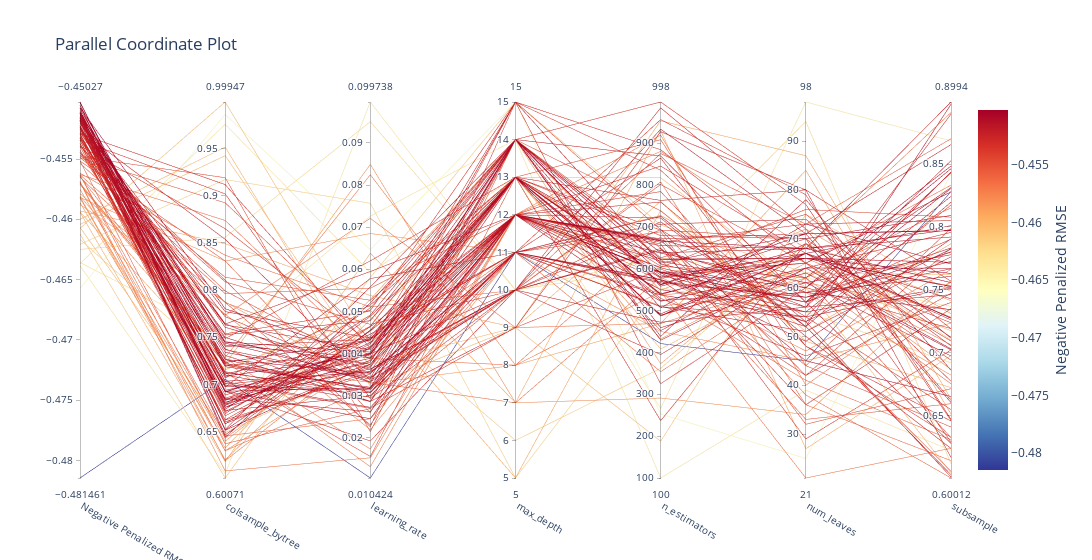

Here is the notebook cell this chart was saved with:
### Code cell
best_lgb = MLPipeline.tune(X_train[selected_features], y_train, 
                          algorithm=lgb.LGBMRegressor, 
                          preprocessor=PreProcessor(),
                          param_ranges=lgb_param_ranges,  
                          verbose=-1,
                          cv=5,
                          cv_variance_penalty=0.5,
                          log_best_model=False)
